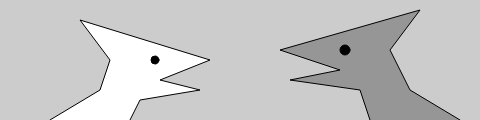
Frame 1 (no input)
Frame 60 (no input): identical to frame 1, image omitted
Frame 120 (the mouse pressed at the canvas centre since frame 60): identical to frame 1, image omitted

The p5.js sketch that drew this single still picture (run headless with seeded random() and noise() and a simulated clock; from frame 60 on, the mouse is pressed at the canvas centre):

// p5.js sketch
// ── sketch.js
function setup() {
  createCanvas(480,120);
}

function draw() {
  background(204);
  //Left creature
  beginShape();
  fill(255);
  vertex(50, 120);
  vertex(100, 90);
  vertex(110, 60);
  vertex(80, 20);
  vertex(210, 60);
  vertex(160, 80);
  vertex(200, 90);
  vertex(140, 100);
  vertex(130, 120);
  endShape();
  fill(0);
  ellipse(155, 60, 8, 8);

  //Right creature
  fill(150);
  beginShape();
  vertex(370, 120);
  vertex(360, 90);
  vertex(290, 80);
  vertex(340, 70);
  vertex(280, 50);
  vertex(420, 10);
  vertex(390, 50);
  vertex(410, 90);
  vertex(460, 120);
  endShape();
  fill(0);
  ellipse(345, 50, 10, 10);
}
